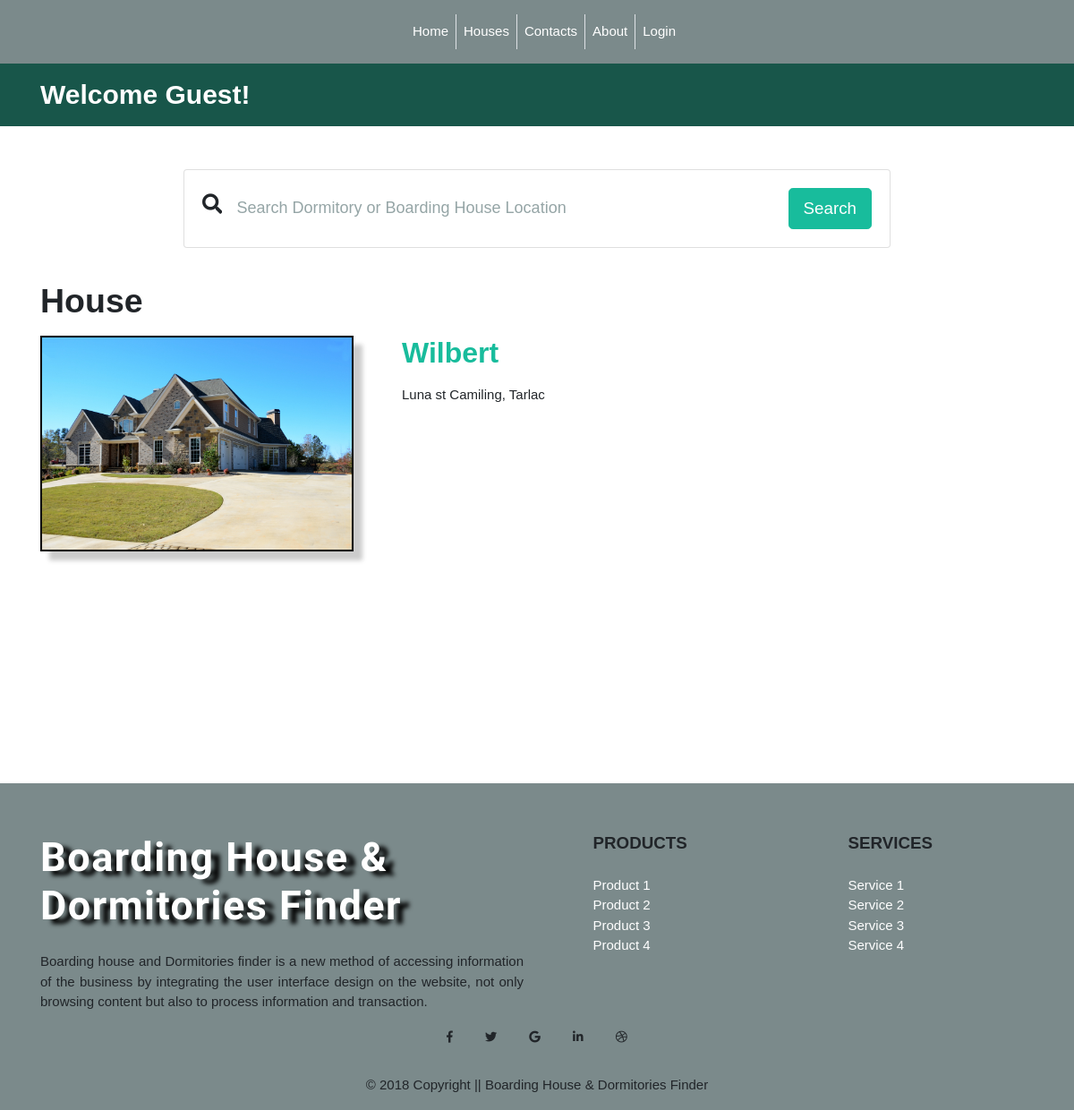
The page /houses.php on the database its author committed.
### tables this page shows
CREATE TABLE IF NOT EXISTS `houses` (
  `house_id` int(11) NOT NULL,
  `user_id` int(11) NOT NULL,
  `house_category_id` int(11) NOT NULL,
  `house_name` varchar(255) NOT NULL,
  `house_address` varchar(255) NOT NULL,
  `house_phone_number` text NOT NULL,
  `house_number_room` text NOT NULL,
  `house_picture` text NOT NULL,
  `house_blpp` text NOT NULL,
  `house_description` text NOT NULL,
  `house_status` int(11) NOT NULL
);

### houses.php (the view, shortened to what this page needs)
<?php
	function display_content(){
		require 'condb.php';
		?>
		<div class="row justify-content-center mt-5">
                <div class="col-12 col-md-10 col-lg-8">
                    <div class="card card-sm">
                        <div class="card-body row no-gutters align-items-center">
                            <div class="col-auto">
                                <i class="fas fa-search h4 text-body"></i>
                            </div>
                            <div class="col">
                                <input class="form-control form-control-lg form-control-borderless" type="search" placeholder="Search Dormitory or Boarding House Location" name="search_bhod_location" id="search_bhod_location">
                            </div>
                            <div class="col-auto">
                                <button class="btn btn-lg btn-success" type="submit" name="button_search" id="button_search">Search</button>
                            </div>
                        </div>
                    </div>
                </div>
            </div>
            <div class="container">
				<h3 class="house">House</h3>
			</div>
			<div class="container house-list-container">
				<?php
				$sql = "SELECT * FROM houses WHERE house_status = '4' ";
				$results = mysqli_query($conn, $sql);
				while ($row = mysqli_fetch_assoc($results)) {
					extract($row);
				$sql1 = "SELECT * FROM rooms WHERE house_id = '$house_id'";
				$results1 = mysqli_query($conn, $sql1);
				$count_room = mysqli_num_rows($results1);
				if ($count_room > 0) {
					?>
					<div class="row mt-3">
					    <div class="col-lg-5 col-xl-4 mb-4">
					        <div class="view overlay rounded z-depth-1">
					            <img class="img-fluid house-picture" src="onwer/<?php echo $house_picture ?>" alt="boarding1">
					        </div>
					    </div>
					    <div class="col-lg-7 col-xl-7 ml-xl-4 mb-4">
					        <h3 class="mb-3 font-weight-bold dark-grey-text">
					            <a href="view_house.php?id=<?php echo $house_id?>"><strong><?php echo $house_name ?></strong></a>
					        </h3>
					        <p class="grey-text text-justify"><?php echo $house_address ?> </p>
					    </div>
					</div>
					<?php
				}
				};
				?>
			</div>
		<?php
	}
	require 'template.php';
?>

### assets/css/style.css (style rules this page uses)
* { margin: 0; padding: 0; box-sizing: border-box; }
html,body { font-family: 'Moserrat', sans-serif; }
.form-control { font-size: 1.2em; color: #080808; }
.house-list-container { min-height: 500px; }
h3.house { margin-top: 1em; font-weight: bold; font-size: 2.5em; }
img.house-picture { border: 2px solid #000; box-shadow: 10px 10px 5px #ccc; -moz-box-shadow: 10px 10px 5px #ccc; -webkit-box-shadow: 10px 10px 5px #ccc; -khtml-box-shadow: 10px 10px 5px #ccc;; }
.form-control-borderless { border: none; }

### rows shown on the page
houses: house_picture (picture), house_name "Wilbert", house_address "Luna st Camiling, Tarlac"
